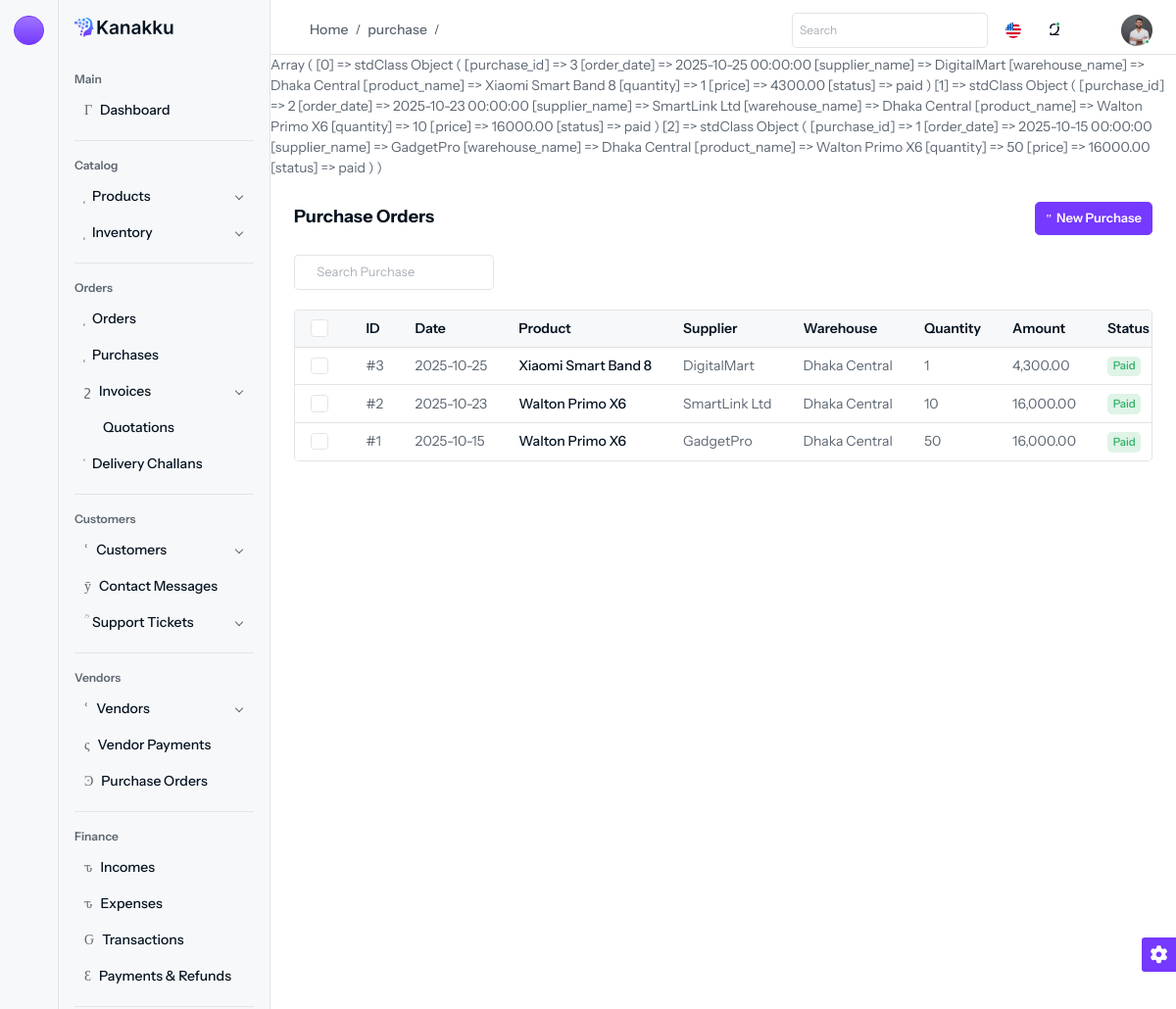
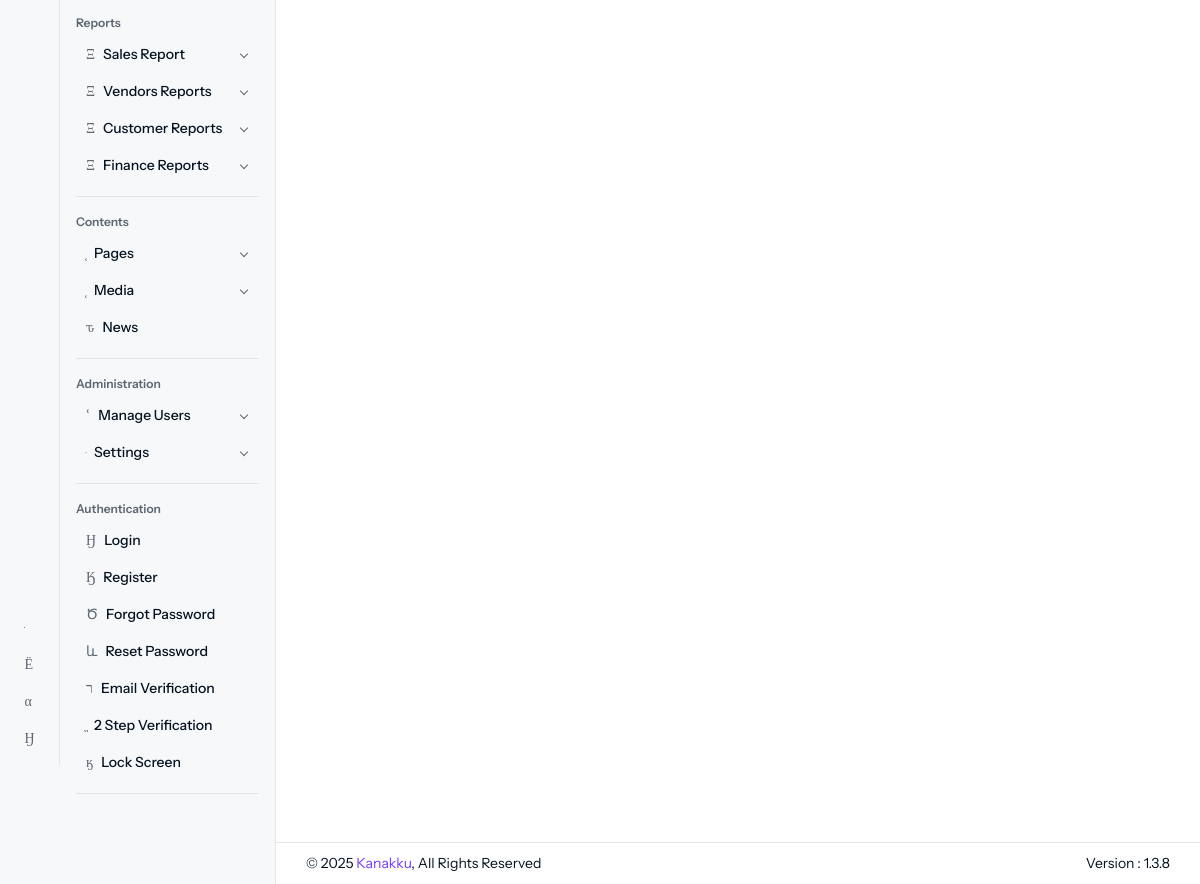
Page /purchase (signed in) on the committed database (2 pictures, top to bottom).
### tables this page shows
CREATE TABLE `purchases` (
  `id` int(11) NOT NULL,
  `supplier_id` int(11) DEFAULT NULL,
  `warehouse_id` int(11) NOT NULL,
  `order_date` datetime DEFAULT current_timestamp(),
  `status` varchar(50) DEFAULT NULL,
  `total_amount` decimal(10,2) DEFAULT NULL,
  `created_at` datetime DEFAULT current_timestamp(),
  `updated_at` datetime DEFAULT current_timestamp()
);

CREATE TABLE `products` (
  `id` int(11) NOT NULL,
  `name` varchar(255) DEFAULT NULL,
  `category_id` int(11) DEFAULT NULL,
  `brand_id` int(11) DEFAULT NULL,
  `unit_id` int(11) DEFAULT NULL,
  `sku` varchar(100) DEFAULT NULL,
  `selling_price` decimal(10,2) DEFAULT NULL,
  `purchase_price` decimal(10,2) DEFAULT NULL,
  `description` text DEFAULT NULL,
  `created_at` datetime DEFAULT current_timestamp(),
  `updated_at` datetime DEFAULT current_timestamp(),
  `barcode` varchar(50) DEFAULT NULL,
  `alert_quantity` int(11) DEFAULT NULL,
  `discount` decimal(10,2) DEFAULT NULL,
  `tax_id` int(11) DEFAULT NULL
);

CREATE TABLE `suppliers` (
  `id` int(11) NOT NULL,
  `name` varchar(255) DEFAULT NULL,
  `contact_person` varchar(255) DEFAULT NULL,
  `phone` varchar(50) DEFAULT NULL,
  `email` varchar(255) DEFAULT NULL,
  `created_at` datetime DEFAULT current_timestamp(),
  `updated_at` datetime DEFAULT current_timestamp()
);

CREATE TABLE `warehouses` (
  `id` int(11) NOT NULL,
  `name` varchar(255) DEFAULT NULL,
  `location` text DEFAULT NULL,
  `created_at` datetime DEFAULT current_timestamp(),
  `updated_at` datetime DEFAULT current_timestamp(),
  `manager` varchar(255) NOT NULL,
  `email` varchar(255) NOT NULL,
  `phone` varchar(20) NOT NULL
);

CREATE TABLE `purchase_details` (
  `id` int(11) NOT NULL,
  `purchase_id` int(11) DEFAULT NULL,
  `product_id` int(11) DEFAULT NULL,
  `quantity` int(11) DEFAULT NULL,
  `price` decimal(10,2) DEFAULT NULL,
  `created_at` datetime DEFAULT current_timestamp(),
  `updated_at` datetime DEFAULT current_timestamp()
);

### controllers/Purchases/PurchaseController.php (called while the page is built, shortened)
<?php
class PurchaseController extends Controller
{
	public function index()
	{
		$data = Purchase::detailedPurchases();
		view("Purchases", $data);
	}
}

### configs/app_config.php (called while the page is built, shortened)
<?php
$base_url = "http://localhost/elctro_Ecom_project/admin";

### models/Purchases/purchase.model.php (called while the page is built, shortened)
<?php
class Purchase extends Model implements JsonSerializable
{
	public static function detailedPurchases()
	{
		global $db, $tx;
		$sql = "
	SELECT
		p.id AS purchase_id,
		p.order_date,
		s.name AS supplier_name,
		w.name AS warehouse_name,
		pr.name AS product_name,
		pd.quantity,
		pd.price,
		p.status
	FROM purchases p
	JOIN suppliers s ON p.supplier_id = s.id
	JOIN warehouses w ON p.warehouse_id = w.id
	JOIN purchase_details pd ON pd.purchase_id = p.id
	JOIN products pr ON pd.product_id = pr.id
	ORDER BY p.order_date DESC, p.id DESC
	";
		$result = $db->query($sql);
		$data = [];
		while ($purchase = $result->fetch_object()) {
			$data[] = $purchase;
		}
		return $data;
	}
}

### views/pages/Purchases/purchase/index.php (the view, shortened to what this page needs)
<?php
print_r($data);
?>
<div class="content content-two">
    <div class="d-flex d-block align-items-center justify-content-between flex-wrap gap-3 mb-3">
        <div>
            <h6>Purchase Orders</h6>
        </div>
        <div class="d-flex my-xl-auto right-content align-items-center flex-wrap gap-2">
            <div>
                <a href="<?= $base_url ?>/purchase/create" class="btn btn-primary d-flex align-items-center">
                    <i class="isax isax-add-circle5 me-1"></i>New Purchase
                </a>
            </div>
        </div>
    </div>
    <div class="row">
        <div class="col-md-3">
            <div class="input-group mb-3">
                <span class="input-group-text bg-white border-end-0">
                    <i class="isax isax-search-normal fs-12"></i>
                </span>
                <input type="text" class="form-control border-start-0 ps-0 bg-white" placeholder="Search Purchase">
            </div>
        </div>
    </div>
    <div class="table-responsive border border-bottom-0 rounded">
        <table class="table table-nowrap m-0">
            <thead class="table-light">
                <tr>
                    <th class="no-sort">
                        <div class="form-check form-check-md">
                            <input class="form-check-input" type="checkbox" id="select-all">
                        </div>
                    </th>
                    <th>ID</th>
                    <th>Date</th>
                    <th>Product</th>
                    <th>Supplier</th>
                    <th>Warehouse</th>
                    <th>Quantity</th>
                    <th>Amount</th>
                    <th>Status</th>
                </tr>
            </thead>
            <tbody>
                <?php foreach ($data as $row): ?>
                    <tr>
                        <td>
                            <div class="form-check form-check-md">
                                <input class="form-check-input" type="checkbox">
                            </div>
                        </td>
                        <td>#<?= $row->purchase_id ?></td>
                        <td><?= date('Y-m-d', strtotime($row->order_date)) ?></td>
                        <td>
                            <h6 class="fs-14 fw-medium mb-0">
                                <?= htmlspecialchars($row->product_name ?? 'Multiple Products') ?>
                            </h6>
                        </td>
                        <td><?= htmlspecialchars($row->supplier_name) ?></td>
                        <td><?= htmlspecialchars($row->warehouse_name) ?></td>
                        <td><?= htmlspecialchars($row->quantity) ?></td>
                        <td><?= number_format($row->price, 2) ?></td>
                        <td>
                            <?php if ($row->status == 'paid'): ?>
                                <span class="badge bg-success-subtle text-success">Paid</span>
                            <?php elseif ($row->status == 'unpaid'): ?>
                                <span class="badge bg-danger-subtle text-warning">unpaid</span>
                            <?php else: ?>
                                <span class="badge bg-danger-subtle text-danger"><?= ucfirst($row->status) ?></span>
                            <?php endif; ?>
                        </td>
                    </tr>
                <?php endforeach; ?>
            </tbody>
        </table>
    </div>
</div>

### rows in the picture
purchases: id "3", order_date "2025-10-25", products.name "Xiaomi Smart Band 8", supplier.name "DigitalMart", warehouse.name "Dhaka Central", purchase_details.quantity "1", purchase_details.price "4,300.00", status "Paid"
purchases: id "2", order_date "2025-10-23", products.name "Walton Primo X6", supplier.name "SmartLink Ltd", warehouse.name "Dhaka Central", purchase_details.quantity "10", purchase_details.price "16,000.00", status "Paid"
purchases: id "1", order_date "2025-10-15", products.name "Walton Primo X6", supplier.name "GadgetPro", warehouse.name "Dhaka Central", purchase_details.quantity "50", purchase_details.price "16,000.00", status "Paid"

### other values in the picture
$_GET["class"] "purchase"
